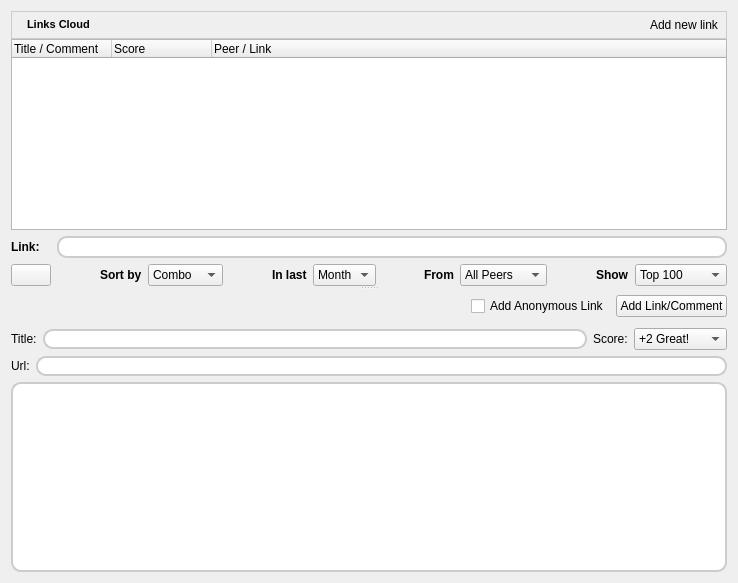
<?xml version="1.0" encoding="UTF-8"?>
<ui version="4.0">
 <class>LinksDialog</class>
 <widget class="QWidget" name="LinksDialog">
  <property name="geometry">
   <rect>
    <x>0</x>
    <y>0</y>
    <width>738</width>
    <height>583</height>
   </rect>
  </property>
  <property name="windowTitle">
   <string/>
  </property>
  <layout class="QGridLayout">
   <property name="horizontalSpacing">
    <number>6</number>
   </property>
   <property name="verticalSpacing">
    <number>0</number>
   </property>
   <item row="1" column="0" colspan="3">
    <widget class="QSplitter" name="msgSplitter">
     <property name="sizePolicy">
      <sizepolicy hsizetype="Preferred" vsizetype="Expanding">
       <horstretch>0</horstretch>
       <verstretch>0</verstretch>
      </sizepolicy>
     </property>
     <property name="orientation">
      <enum>Qt::Vertical</enum>
     </property>
     <widget class="QWidget" name="layoutWidget">
      <layout class="QGridLayout">
       <item row="0" column="0" colspan="13">
        <widget class="QTreeWidget" name="linkTreeWidget">
         <property name="font">
          <font>
           <pointsize>9</pointsize>
          </font>
         </property>
         <property name="contextMenuPolicy">
          <enum>Qt::CustomContextMenu</enum>
         </property>
         <column>
          <property name="text">
           <string>Title / Comment</string>
          </property>
         </column>
         <column>
          <property name="text">
           <string>Score</string>
          </property>
         </column>
         <column>
          <property name="text">
           <string>Peer / Link</string>
          </property>
         </column>
        </widget>
       </item>
       <item row="3" column="0">
        <widget class="QPushButton" name="expandButton">
         <property name="text">
          <string/>
         </property>
         <property name="icon">
          <iconset resource="../../retroshare-gui/src/gui/images.qrc">
           <normaloff>:/images/edit_remove24.png</normaloff>:/images/edit_remove24.png</iconset>
         </property>
        </widget>
       </item>
       <item row="3" column="1">
        <spacer>
         <property name="orientation">
          <enum>Qt::Horizontal</enum>
         </property>
         <property name="sizeHint" stdset="0">
          <size>
           <width>16</width>
           <height>20</height>
          </size>
         </property>
        </spacer>
       </item>
       <item row="3" column="2">
        <widget class="QLabel" name="label">
         <property name="font">
          <font>
           <weight>75</weight>
           <bold>true</bold>
          </font>
         </property>
         <property name="text">
          <string>Sort by</string>
         </property>
        </widget>
       </item>
       <item row="3" column="3">
        <widget class="QComboBox" name="rankComboBox">
         <item>
          <property name="text">
           <string>Combo</string>
          </property>
         </item>
         <item>
          <property name="text">
           <string>Time</string>
          </property>
          <property name="icon">
           <iconset resource="../../retroshare-gui/src/gui/images.qrc">
            <normaloff>:/images/kalarm.png</normaloff>:/images/kalarm.png</iconset>
          </property>
         </item>
         <item>
          <property name="text">
           <string>Ranking</string>
          </property>
          <property name="icon">
           <iconset resource="../../retroshare-gui/src/gui/images.qrc">
            <normaloff>:/images/records.png</normaloff>:/images/records.png</iconset>
          </property>
         </item>
        </widget>
       </item>
       <item row="3" column="4">
        <spacer>
         <property name="orientation">
          <enum>Qt::Horizontal</enum>
         </property>
         <property name="sizeHint" stdset="0">
          <size>
           <width>16</width>
           <height>20</height>
          </size>
         </property>
        </spacer>
       </item>
       <item row="3" column="5">
        <widget class="QLabel" name="label_2">
         <property name="font">
          <font>
           <weight>75</weight>
           <bold>true</bold>
          </font>
         </property>
         <property name="text">
          <string>In last</string>
         </property>
        </widget>
       </item>
       <item row="3" column="6">
        <widget class="QComboBox" name="periodComboBox">
         <item>
          <property name="text">
           <string>Month</string>
          </property>
          <property name="icon">
           <iconset resource="../../retroshare-gui/src/gui/images.qrc">
            <normaloff>:/images/view_calendar_month.png</normaloff>:/images/view_calendar_month.png</iconset>
          </property>
         </item>
         <item>
          <property name="text">
           <string>Week</string>
          </property>
          <property name="icon">
           <iconset resource="../../retroshare-gui/src/gui/images.qrc">
            <normaloff>:/images/view_calendar_week.png</normaloff>:/images/view_calendar_week.png</iconset>
          </property>
         </item>
         <item>
          <property name="text">
           <string>Day</string>
          </property>
          <property name="icon">
           <iconset resource="../../retroshare-gui/src/gui/images.qrc">
            <normaloff>:/images/view_calendar_day.png</normaloff>:/images/view_calendar_day.png</iconset>
          </property>
         </item>
        </widget>
       </item>
       <item row="3" column="7">
        <spacer>
         <property name="orientation">
          <enum>Qt::Horizontal</enum>
         </property>
         <property name="sizeHint" stdset="0">
          <size>
           <width>16</width>
           <height>20</height>
          </size>
         </property>
        </spacer>
       </item>
       <item row="3" column="8">
        <widget class="QLabel" name="label_3">
         <property name="font">
          <font>
           <weight>75</weight>
           <bold>true</bold>
          </font>
         </property>
         <property name="text">
          <string>From</string>
         </property>
        </widget>
       </item>
       <item row="3" column="9">
        <widget class="QComboBox" name="fromComboBox">
         <item>
          <property name="text">
           <string>All Peers</string>
          </property>
          <property name="icon">
           <iconset resource="../../retroshare-gui/src/gui/images.qrc">
            <normaloff>:/images/user/friends24.png</normaloff>:/images/user/friends24.png</iconset>
          </property>
         </item>
         <item>
          <property name="text">
           <string>Own Links</string>
          </property>
          <property name="icon">
           <iconset resource="../../retroshare-gui/src/gui/images.qrc">
            <normaloff>:/images/user/identity16.png</normaloff>:/images/user/identity16.png</iconset>
          </property>
         </item>
        </widget>
       </item>
       <item row="3" column="10">
        <spacer>
         <property name="orientation">
          <enum>Qt::Horizontal</enum>
         </property>
         <property name="sizeHint" stdset="0">
          <size>
           <width>16</width>
           <height>20</height>
          </size>
         </property>
        </spacer>
       </item>
       <item row="3" column="11">
        <widget class="QLabel" name="label_5">
         <property name="font">
          <font>
           <weight>75</weight>
           <bold>true</bold>
          </font>
         </property>
         <property name="text">
          <string>Show</string>
         </property>
        </widget>
       </item>
       <item row="3" column="12">
        <widget class="QComboBox" name="topComboBox">
         <item>
          <property name="text">
           <string>Top 100</string>
          </property>
          <property name="icon">
           <iconset resource="../../retroshare-gui/src/gui/images.qrc">
            <normaloff>:/images/records.png</normaloff>:/images/records.png</iconset>
          </property>
         </item>
         <item>
          <property name="text">
           <string>101-200</string>
          </property>
         </item>
         <item>
          <property name="text">
           <string>201-300</string>
          </property>
         </item>
         <item>
          <property name="text">
           <string>301-400</string>
          </property>
         </item>
         <item>
          <property name="text">
           <string>401-500</string>
          </property>
         </item>
         <item>
          <property name="text">
           <string>Bottom 100</string>
          </property>
         </item>
        </widget>
       </item>
       <item row="1" column="1" colspan="12">
        <widget class="QTextBrowser" name="linklabel">
         <property name="maximumSize">
          <size>
           <width>16777215</width>
           <height>22</height>
          </size>
         </property>
         <property name="styleSheet">
          <string notr="true">QTextBrowser{border: 2px solid #CCCCCC; 
border-radius: 10px;
background: white;}</string>
         </property>
         <property name="verticalScrollBarPolicy">
          <enum>Qt::ScrollBarAlwaysOff</enum>
         </property>
         <property name="openLinks">
          <bool>false</bool>
         </property>
        </widget>
       </item>
       <item row="1" column="0">
        <widget class="QLabel" name="label_9">
         <property name="font">
          <font>
           <weight>75</weight>
           <bold>true</bold>
          </font>
         </property>
         <property name="text">
          <string>Link:</string>
         </property>
        </widget>
       </item>
      </layout>
     </widget>
     <widget class="QWidget" name="layoutWidget_1">
      <layout class="QVBoxLayout">
       <item>
        <layout class="QHBoxLayout">
         <item>
          <spacer>
           <property name="orientation">
            <enum>Qt::Horizontal</enum>
           </property>
           <property name="sizeHint" stdset="0">
            <size>
             <width>311</width>
             <height>32</height>
            </size>
           </property>
          </spacer>
         </item>
         <item>
          <widget class="QCheckBox" name="anonBox">
           <property name="font">
            <font>
             <weight>50</weight>
             <bold>false</bold>
            </font>
           </property>
           <property name="text">
            <string>Add Anonymous Link</string>
           </property>
          </widget>
         </item>
         <item>
          <widget class="QPushButton" name="addButton">
           <property name="text">
            <string>Add Link/Comment</string>
           </property>
          </widget>
         </item>
        </layout>
       </item>
       <item>
        <layout class="QHBoxLayout">
         <item>
          <widget class="QLabel" name="label_6">
           <property name="text">
            <string>Title:</string>
           </property>
          </widget>
         </item>
         <item>
          <widget class="QLineEdit" name="titleLineEdit">
           <property name="styleSheet">
            <string notr="true">QLineEdit{border: 2px solid #CCCCCC; 
border-radius: 10px;
background: white;}</string>
           </property>
          </widget>
         </item>
         <item>
          <widget class="QLabel" name="label_8">
           <property name="text">
            <string>Score:</string>
           </property>
          </widget>
         </item>
         <item>
          <widget class="QComboBox" name="scoreBox">
           <item>
            <property name="text">
             <string>+2 Great!</string>
            </property>
            <property name="icon">
             <iconset resource="../../retroshare-gui/src/gui/images.qrc">
              <normaloff>:/images/filerating5.png</normaloff>:/images/filerating5.png</iconset>
            </property>
           </item>
           <item>
            <property name="text">
             <string>+1 Good</string>
            </property>
            <property name="icon">
             <iconset resource="../../retroshare-gui/src/gui/images.qrc">
              <normaloff>:/images/filerating4.png</normaloff>:/images/filerating4.png</iconset>
            </property>
           </item>
           <item>
            <property name="text">
             <string>0 Okay</string>
            </property>
            <property name="icon">
             <iconset resource="../../retroshare-gui/src/gui/images.qrc">
              <normaloff>:/images/filerating3.png</normaloff>:/images/filerating3.png</iconset>
            </property>
           </item>
           <item>
            <property name="text">
             <string>-1 Sux</string>
            </property>
            <property name="icon">
             <iconset resource="../../retroshare-gui/src/gui/images.qrc">
              <normaloff>:/images/filerating2.png</normaloff>:/images/filerating2.png</iconset>
            </property>
           </item>
           <item>
            <property name="text">
             <string>-2 Bad Link</string>
            </property>
            <property name="icon">
             <iconset resource="../../retroshare-gui/src/gui/images.qrc">
              <normaloff>:/images/filerating1.png</normaloff>:/images/filerating1.png</iconset>
            </property>
           </item>
          </widget>
         </item>
        </layout>
       </item>
       <item>
        <layout class="QHBoxLayout">
         <item>
          <widget class="QLabel" name="label_7">
           <property name="text">
            <string>Url:</string>
           </property>
          </widget>
         </item>
         <item>
          <widget class="QLineEdit" name="linkLineEdit">
           <property name="styleSheet">
            <string notr="true">QLineEdit{border: 2px solid #CCCCCC; 
border-radius: 10px;
background: white;}</string>
           </property>
          </widget>
         </item>
        </layout>
       </item>
       <item>
        <widget class="QTextEdit" name="linkTextEdit">
         <property name="sizePolicy">
          <sizepolicy hsizetype="Expanding" vsizetype="Preferred">
           <horstretch>0</horstretch>
           <verstretch>0</verstretch>
          </sizepolicy>
         </property>
         <property name="maximumSize">
          <size>
           <width>16777215</width>
           <height>16777215</height>
          </size>
         </property>
         <property name="styleSheet">
          <string notr="true">QTextEdit{border: 2px solid #CCCCCC; 
border-radius: 10px;
background: white;}</string>
         </property>
        </widget>
       </item>
      </layout>
     </widget>
    </widget>
   </item>
   <item row="0" column="0" colspan="3">
    <widget class="QFrame" name="frame">
     <property name="maximumSize">
      <size>
       <width>16777215</width>
       <height>32</height>
      </size>
     </property>
     <property name="styleSheet">
      <string notr="true">QFrame#frame{ 
background-color: qlineargradient(x1:0, y1:0, x2:0, y2:1,
stop:0 #FEFEFE, stop:1 #E8E8E8);

border: 1px solid #CCCCCC;}</string>
     </property>
     <property name="frameShape">
      <enum>QFrame::StyledPanel</enum>
     </property>
     <property name="frameShadow">
      <enum>QFrame::Raised</enum>
     </property>
     <layout class="QGridLayout" name="gridLayout_1">
      <property name="margin">
       <number>2</number>
      </property>
      <item row="0" column="0">
       <widget class="QLabel" name="linksiconlabel">
        <property name="maximumSize">
         <size>
          <width>24</width>
          <height>24</height>
         </size>
        </property>
        <property name="text">
         <string/>
        </property>
        <property name="pixmap">
         <pixmap resource="../../retroshare-gui/src/gui/images.qrc">:/images/irkick.png</pixmap>
        </property>
        <property name="scaledContents">
         <bool>true</bool>
        </property>
       </widget>
      </item>
      <item row="0" column="1">
       <widget class="QLabel" name="label_4">
        <property name="text">
         <string>&lt;html&gt;&lt;head&gt;&lt;meta name=&quot;qrichtext&quot; content=&quot;1&quot; /&gt;&lt;style type=&quot;text/css&quot;&gt;
p, li { white-space: pre-wrap; }
&lt;/style&gt;&lt;/head&gt;&lt;body style=&quot; font-family:'MS Shell Dlg 2'; font-size:8.25pt; font-weight:400; font-style:normal;&quot;&gt;
&lt;p style=&quot; margin-top:0px; margin-bottom:0px; margin-left:0px; margin-right:0px; -qt-block-indent:0; text-indent:0px; font-size:8pt;&quot;&gt;&lt;span style=&quot; font-weight:600;&quot;&gt;Links Cloud&lt;/span&gt;&lt;/p&gt;&lt;/body&gt;&lt;/html&gt;</string>
        </property>
       </widget>
      </item>
      <item row="0" column="2">
       <spacer name="horizontalSpacer">
        <property name="orientation">
         <enum>Qt::Horizontal</enum>
        </property>
        <property name="sizeHint" stdset="0">
         <size>
          <width>596</width>
          <height>15</height>
         </size>
        </property>
       </spacer>
      </item>
      <item row="0" column="3">
       <widget class="QPushButton" name="pushButton">
        <property name="styleSheet">
         <string notr="true">QPushButton:hover { 
border: 1px solid #CCCCCC;
}</string>
        </property>
        <property name="text">
         <string>Add new link</string>
        </property>
        <property name="icon">
         <iconset resource="../../retroshare-gui/src/gui/images.qrc">
          <normaloff>:/images/edit_add24.png</normaloff>:/images/edit_add24.png</iconset>
        </property>
        <property name="flat">
         <bool>true</bool>
        </property>
       </widget>
      </item>
     </layout>
    </widget>
   </item>
  </layout>
 </widget>
 <resources>
  <include location="../../retroshare-gui/src/gui/images.qrc"/>
  <include location="images.qrc"/>
 </resources>
 <connections/>
</ui>
